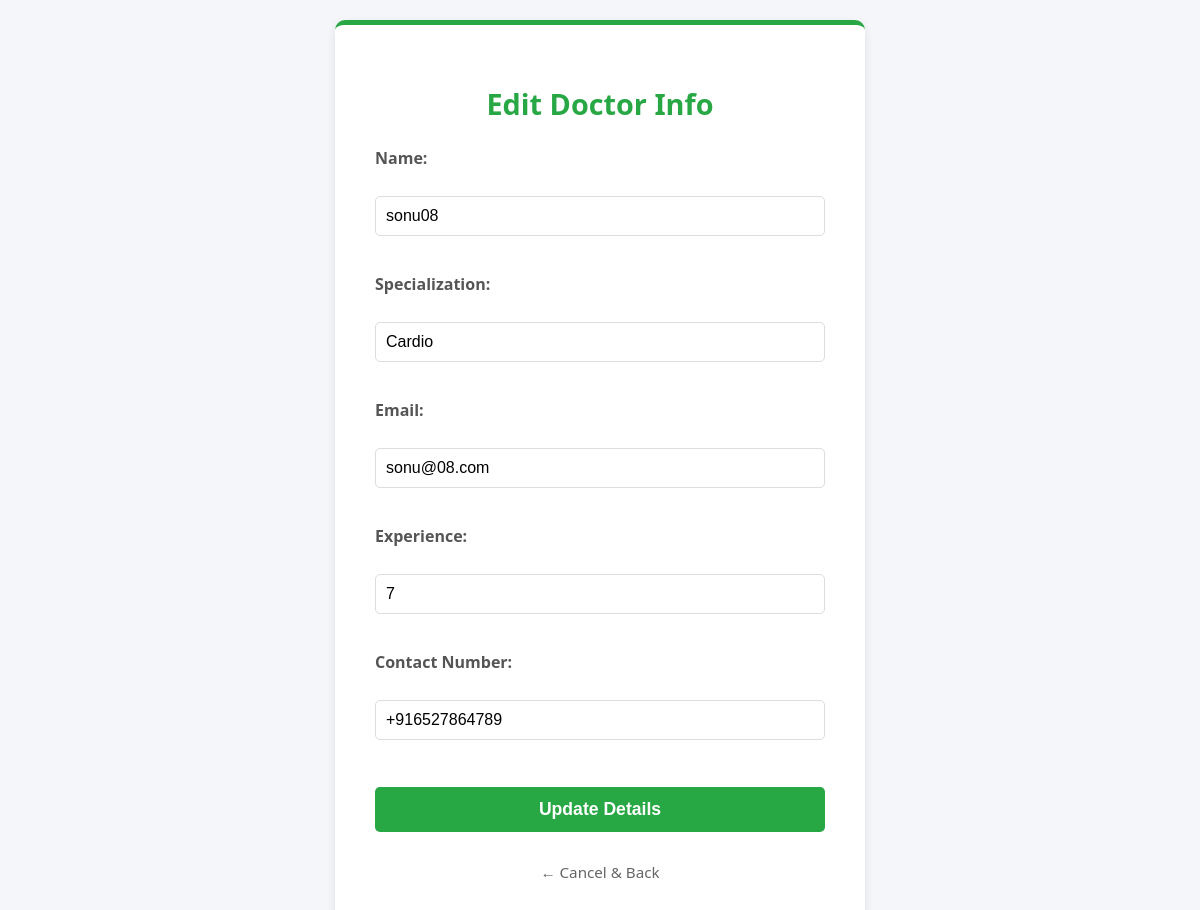
Screenshot of /admin/edit_doctor/2 (signed in) with the database file from the repository.
### app.py (models this page shows, shortened)
class Doctor(db.Model):
    __tablename__ = 'doctors'
    id = db.Column(db.Integer, primary_key=True)
    user_id = db.Column(db.Integer, db.ForeignKey('users.id'), nullable=False)
    name = db.Column(db.String(100), nullable=False)
    specialization_id = db.Column(db.Integer, db.ForeignKey('departments.id'), nullable=False)
    experience = db.Column(db.Integer, nullable=True)
    phone_number = db.Column(db.String(15), nullable=False)
    appointments = db.relationship('Appointment', back_populates='doctor')
    department = db.relationship('Department', back_populates='doctors')
    user = db.relationship('User', back_populates='doctor')

class Department(db.Model):
    __tablename__ = 'departments'
    id = db.Column(db.Integer, primary_key=True)
    name = db.Column(db.String(100), unique=True, nullable=False)
    description = db.Column(db.String(200), nullable=True)
    doctors = db.relationship('Doctor', back_populates ='department')

class User(db.Model):
    __tablename__ = 'users'
    id = db.Column(db.Integer, primary_key=True)
    username = db.Column(db.String(80), unique=True, nullable=False)
    email = db.Column(db.String(120), unique=True, nullable=False)
    password = db.Column(db.String(200), nullable=False)
    role = db.Column(db.String(50), nullable=False)  # e.g., '
    status = db.Column(db.String(20), default='active', nullable=False)   #active/block
    created_at = db.Column(db.DateTime, nullable=False, default=datetime.utcnow )
    doctor = db.relationship('Doctor', back_populates='user', uselist=False)
    patient = db.relationship('Patient', back_populates='user', uselist=False)

### app.py (the view, shortened to what this page needs)
@app.route('/admin/edit_doctor/<int:doctor_id>', methods=['GET', 'POST'])
def edit_doctor(doctor_id):
    if 'user_id' not in session or session.get('role') != 'admin' :
        return redirect(url_for('login'))
    doctor = Doctor.query.get(doctor_id)
    return render_template('edit_doctor.html', doctor=doctor)

### templates/edit_doctor.html (shortened to what this page needs)
<!DOCTYPE html>
<html lang="en">
<head>
    <link rel="stylesheet" href="{{ url_for('static', filename='style.css') }}">
</head>
<body>
    <div class="form-container">
    <h1>Edit Doctor Info</h1>
    <form method="POST" action="{{ url_for('edit_doctor', doctor_id=doctor.id) }}">
        <label for="name">Name:</label><br>
        <input type="text" id="name" name="name" value="{{ doctor.name }}" required><br><br>
        <label for="specialization">Specialization:</label><br>
        <input type="text" id="specialization" name="specialization"  value="{{ doctor.department.name }}" required><br><br>
        <label for="email">Email:</label><br>
        <input type="email" id="email" name="email" value="{{ doctor.user.email }}"  required><br><br>
        <label for="experience">Experience:</label><br>
        <input type="number" id="experience" name="experience" value="{{ doctor.experience }}"  required><br><br>
        <label for="contact">Contact Number:</label><br>
        <input type="tel" id="contact" name="phone"  pattern="^\+?[0-9]{10,13}$" maxlength="13" placeholder="+91 9846170351" title="Enter with +91" value="{{ doctor.phone_number }}"  required><br><br>
        <button type="submit">Update Details</button>
    </form>
        <div class="links">
            <a href="{{ url_for('admin_dashboard') }}" class="back-btn">← Cancel & Back</a>
        </div>
    </div>
</body>
</html>

### static/style.css (style rules this page uses)
:root { --primary-green: #28a745; --dark-green: #218838; --light-green: #e9f7ef; --primary-blue: #007bff; --text-dark: #333; --white: #ffffff; --light-gray: #f4f6f9; --border-color: #ddd; --shadow: 0 4px 10px rgba(0,0,0,0.1); }
body { font-family: 'Segoe UI', Tahoma, Geneva, Verdana, sans-serif; background-color: var(--light-gray); margin: 0; padding: 0; display: flex; justify-content: center; align-items: center; min-height: 100vh; }
.form-container { background-color: var(--white); padding: 2.5rem; border-radius: 10px; box-shadow: var(--shadow); width: 100%; max-width: 450px; margin: 20px; border-top: 5px solid var(--primary-green); }
h1 { color: var(--primary-green); text-align: center; margin-bottom: 1.5rem; font-size: 1.8rem; }
label { display: block; margin-bottom: 5px; font-weight: 600; color: #555; }
input[type="text"], input[type="email"], input[type="password"], input[type="number"], input[type="tel"] { width: 100%; padding: 10px; margin-bottom: 15px; border: 1px solid var(--border-color); border-radius: 5px; font-size: 1rem; box-sizing: border-box; transition: border 0.3s; }
button { width: 100%; padding: 12px; background-color: var(--primary-green); color: var(--white); border: none; border-radius: 5px; font-size: 1.1rem; font-weight: bold; cursor: pointer; transition: background 0.3s; margin-top: 10px; }
.links { text-align: center; margin-top: 20px; font-size: 0.95rem; }
a { color: var(--primary-blue); text-decoration: none; font-weight: 500; }
.back-btn { display: inline-block; margin-top: 10px; color: #666; }

### rows the page displays
Doctor: name "sonu08", experience "7", phone "+916527864789"
Department: specialization "Cardio"
User: email "sonu@08.com"
